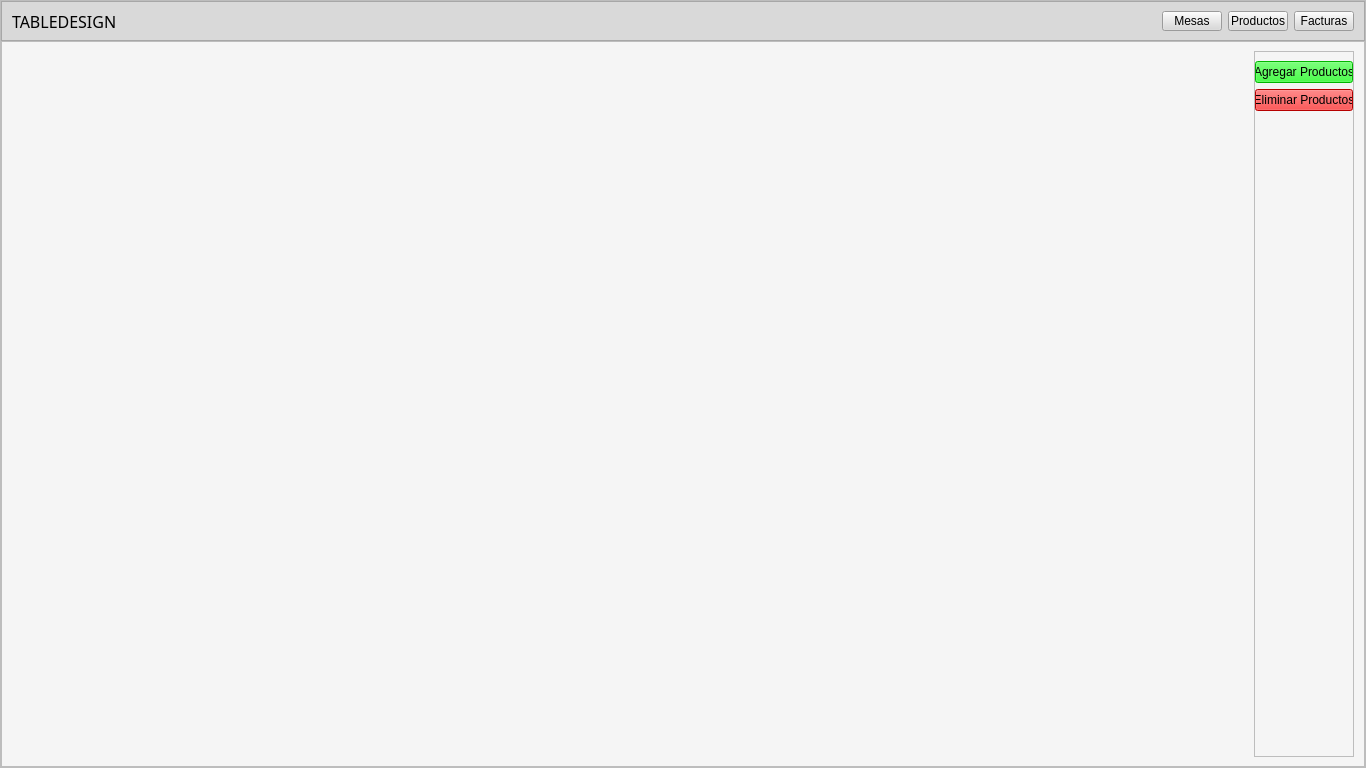
<?xml version="1.0" encoding="UTF-8"?>
<ui version="4.0">
 <class>MainWindow</class>
 <widget class="QMainWindow" name="MainWindow">
  <property name="geometry">
   <rect>
    <x>0</x>
    <y>0</y>
    <width>1366</width>
    <height>768</height>
   </rect>
  </property>
  <property name="sizePolicy">
   <sizepolicy hsizetype="MinimumExpanding" vsizetype="MinimumExpanding">
    <horstretch>0</horstretch>
    <verstretch>0</verstretch>
   </sizepolicy>
  </property>
  <property name="minimumSize">
   <size>
    <width>1366</width>
    <height>768</height>
   </size>
  </property>
  <property name="windowTitle">
   <string>MainWindow</string>
  </property>
  <widget class="QWidget" name="centralwidget">
   <layout class="QVBoxLayout" name="verticalLayout">
    <property name="spacing">
     <number>0</number>
    </property>
    <property name="leftMargin">
     <number>0</number>
    </property>
    <property name="topMargin">
     <number>0</number>
    </property>
    <property name="rightMargin">
     <number>0</number>
    </property>
    <property name="bottomMargin">
     <number>0</number>
    </property>
    <item>
     <widget class="QFrame" name="frame">
      <property name="styleSheet">
       <string notr="true">background-color:#F5F5F5;</string>
      </property>
      <property name="frameShape">
       <enum>QFrame::StyledPanel</enum>
      </property>
      <property name="frameShadow">
       <enum>QFrame::Raised</enum>
      </property>
      <layout class="QVBoxLayout" name="verticalLayout_2">
       <property name="spacing">
        <number>0</number>
       </property>
       <property name="leftMargin">
        <number>0</number>
       </property>
       <property name="topMargin">
        <number>0</number>
       </property>
       <property name="rightMargin">
        <number>0</number>
       </property>
       <property name="bottomMargin">
        <number>0</number>
       </property>
       <item>
        <widget class="QFrame" name="frame_header">
         <property name="minimumSize">
          <size>
           <width>40</width>
           <height>0</height>
          </size>
         </property>
         <property name="maximumSize">
          <size>
           <width>16777215</width>
           <height>40</height>
          </size>
         </property>
         <property name="styleSheet">
          <string notr="true">background-color: rgb(217, 217, 217);</string>
         </property>
         <property name="frameShape">
          <enum>QFrame::StyledPanel</enum>
         </property>
         <property name="frameShadow">
          <enum>QFrame::Raised</enum>
         </property>
         <layout class="QHBoxLayout" name="horizontalLayout">
          <property name="leftMargin">
           <number>10</number>
          </property>
          <property name="rightMargin">
           <number>10</number>
          </property>
          <item>
           <widget class="QLabel" name="label">
            <property name="font">
             <font>
              <family>Baskerville Old Face</family>
              <pointsize>12</pointsize>
              <weight>50</weight>
              <bold>false</bold>
             </font>
            </property>
            <property name="text">
             <string>TABLEDESIGN</string>
            </property>
           </widget>
          </item>
          <item>
           <spacer name="horizontalSpacer">
            <property name="orientation">
             <enum>Qt::Horizontal</enum>
            </property>
            <property name="sizeHint" stdset="0">
             <size>
              <width>399</width>
              <height>17</height>
             </size>
            </property>
           </spacer>
          </item>
          <item>
           <widget class="QPushButton" name="pushButton_Mesas">
            <property name="minimumSize">
             <size>
              <width>60</width>
              <height>0</height>
             </size>
            </property>
            <property name="maximumSize">
             <size>
              <width>60</width>
              <height>16777215</height>
             </size>
            </property>
            <property name="focusPolicy">
             <enum>Qt::ClickFocus</enum>
            </property>
            <property name="styleSheet">
             <string notr="true">
QPushButton#pushButton_Mesas:hover {
	
	
	background-color: rgb(173, 173, 173);
}</string>
            </property>
            <property name="text">
             <string>Mesas</string>
            </property>
           </widget>
          </item>
          <item>
           <widget class="QPushButton" name="pushButton_Productos">
            <property name="minimumSize">
             <size>
              <width>60</width>
              <height>0</height>
             </size>
            </property>
            <property name="maximumSize">
             <size>
              <width>60</width>
              <height>16777215</height>
             </size>
            </property>
            <property name="focusPolicy">
             <enum>Qt::ClickFocus</enum>
            </property>
            <property name="styleSheet">
             <string notr="true">QPushButton#pushButton_Productos:hover {
	
	
	background-color: rgb(173, 173, 173);
}</string>
            </property>
            <property name="text">
             <string>Productos</string>
            </property>
           </widget>
          </item>
          <item>
           <widget class="QPushButton" name="pushButton_Facturas">
            <property name="minimumSize">
             <size>
              <width>60</width>
              <height>0</height>
             </size>
            </property>
            <property name="maximumSize">
             <size>
              <width>60</width>
              <height>16777215</height>
             </size>
            </property>
            <property name="styleSheet">
             <string notr="true">QPushButton#pushButton_Facturas:hover {
	
	
	background-color: rgb(173, 173, 173);
}</string>
            </property>
            <property name="text">
             <string>Facturas</string>
            </property>
           </widget>
          </item>
         </layout>
        </widget>
       </item>
       <item>
        <widget class="QFrame" name="frame_main">
         <property name="frameShape">
          <enum>QFrame::StyledPanel</enum>
         </property>
         <property name="frameShadow">
          <enum>QFrame::Raised</enum>
         </property>
         <layout class="QHBoxLayout" name="horizontalLayout_3">
          <property name="leftMargin">
           <number>10</number>
          </property>
          <property name="rightMargin">
           <number>10</number>
          </property>
          <item>
           <layout class="QGridLayout" name="gridLayout" rowminimumheight="0" columnminimumwidth="0"/>
          </item>
          <item alignment="Qt::AlignRight">
           <widget class="QFrame" name="frame_2">
            <property name="minimumSize">
             <size>
              <width>100</width>
              <height>0</height>
             </size>
            </property>
            <property name="maximumSize">
             <size>
              <width>100</width>
              <height>16777215</height>
             </size>
            </property>
            <property name="frameShape">
             <enum>QFrame::StyledPanel</enum>
            </property>
            <property name="frameShadow">
             <enum>QFrame::Raised</enum>
            </property>
            <layout class="QVBoxLayout" name="verticalLayout_3">
             <property name="leftMargin">
              <number>0</number>
             </property>
             <property name="rightMargin">
              <number>0</number>
             </property>
             <item>
              <widget class="QPushButton" name="pushButton_AgregarProducto">
               <property name="styleSheet">
                <string notr="true">background-color: rgb(0, 255, 0);</string>
               </property>
               <property name="text">
                <string>Agregar Productos</string>
               </property>
              </widget>
             </item>
             <item>
              <widget class="QPushButton" name="pushButton_EliminarProducto">
               <property name="styleSheet">
                <string notr="true">background-color: rgb(255, 0, 0);</string>
               </property>
               <property name="text">
                <string>Eliminar Productos</string>
               </property>
              </widget>
             </item>
             <item>
              <spacer name="verticalSpacer_3">
               <property name="orientation">
                <enum>Qt::Vertical</enum>
               </property>
               <property name="sizeHint" stdset="0">
                <size>
                 <width>20</width>
                 <height>401</height>
                </size>
               </property>
              </spacer>
             </item>
            </layout>
           </widget>
          </item>
         </layout>
        </widget>
       </item>
      </layout>
     </widget>
    </item>
   </layout>
  </widget>
 </widget>
 <resources/>
 <connections/>
</ui>
